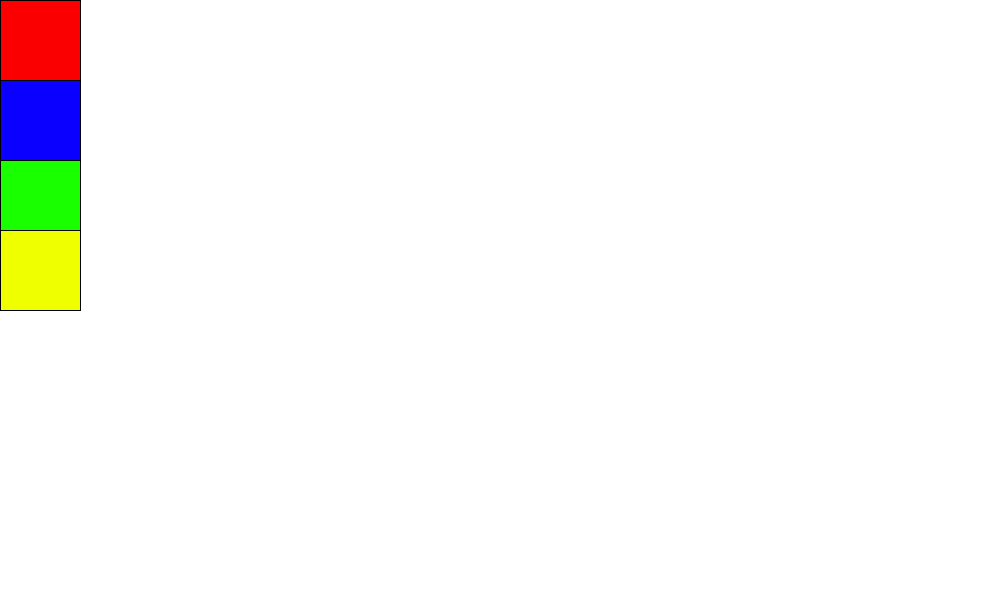
Frame 1 (no input)
Frame 60 (the mouse pressed at the canvas centre just before this capture): identical to frame 1, image omitted
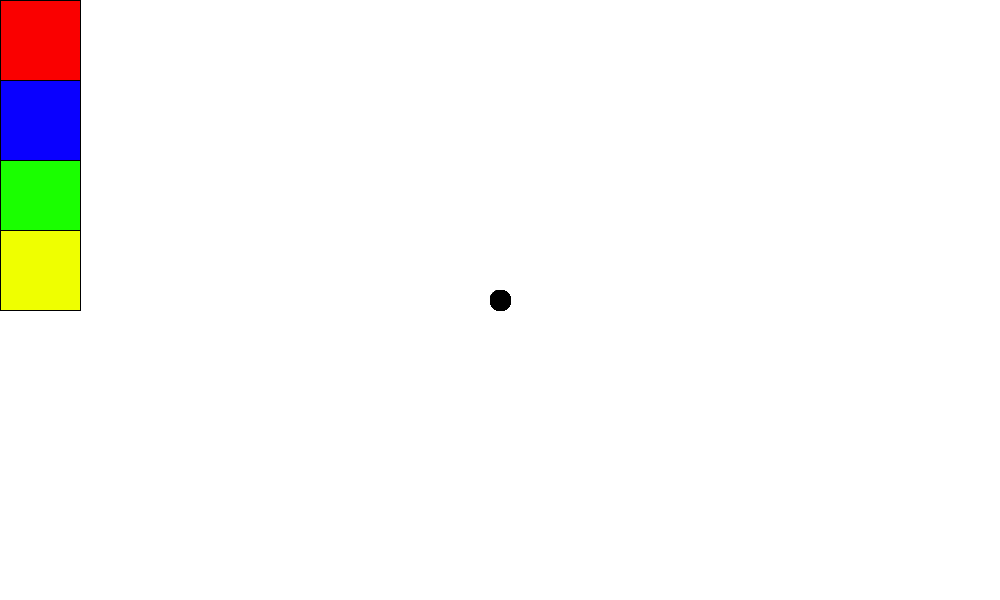
Frame 120 (the mouse held since frame 60 and released just before this capture)

The Processing sketch that drew these frames (run headless with seeded random() and noise(); from frame 60 on, the mouse is pressed at the canvas centre):

// Processing sketch: processing_77906
// ── processing_77906.pde

int rojo=#FA0000;
int azul=#0900FF;
int verde=#1AFF00;
int amarillo=#EFFF00;


void setup (){
  
    background ( #FFFFFF );
    size (1000,600);
    fill(rojo);
    rect (0,0,80,80);
    fill(azul);
    rect (0,80,80,80);
    fill(verde);
    rect (0,160,80,80);
    fill (amarillo);
    rect (0,230,80,80);

}

void draw (){
  
  if (mousePressed){
  
    fill(0);
    ellipse(mouseX,mouseY,20,20);
    
  }
    
  if (keyPressed){
    
          if(key=='a'){
          background(#FFFFFF);
          }
     }
}
